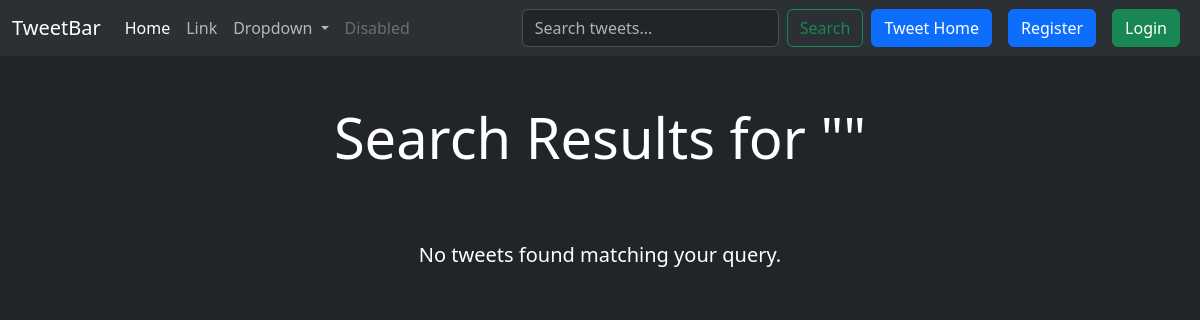
The app's page /search/, older data.
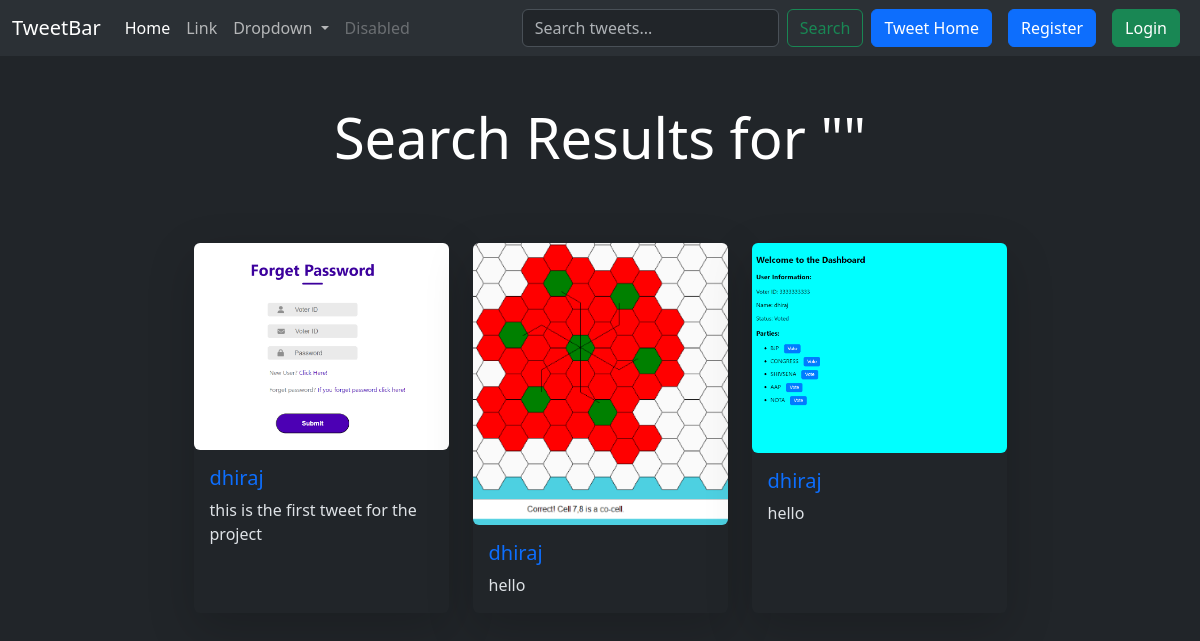
The same page, newer data.
### tweetup/models.py (models this page shows, shortened)
class Tweet(models.Model):
    user = models.ForeignKey(User, on_delete=models.CASCADE)
    text = models.TextField(max_length=240)
    photo = models.ImageField(upload_to="photos/", blank=True, null=True)
    created_at = models.DateTimeField(auto_now_add=True)
    updated_at = models.DateTimeField(auto_now=True)

### tweetup/views.py (the view)
# urls.py: path('search/', views.tweet_search, name='tweet_search'),  # Search URL
def tweet_search(request):
    query = request.GET.get('query', '')  # Get the search query from the request
    if query:
        tweets = Tweet.objects.filter(
            Q(text__icontains=query) | Q(user__username__icontains=query)
        )
    else:
        tweets = Tweet.objects.all()  # Return all tweets if no query
    return render(request, 'tweets/tweet_search.html', {'tweets': tweets, 'query': query})

### tweetup/templates/tweets/tweet_search.html (shortened to what this page needs)
{% extends "layout.html" %}
{% block content %}
<div class="container mt-5">
    <h1 class="text-center text-white display-4">Search Results for "{{ query }}"</h1>
    <div class="row mt-5 g-4 justify-content-center" id="tweetContainer">
        {% if tweets %}
        {% for tweet in tweets %}
        <div class="col-lg-3 col-md-4 col-sm-6 d-flex align-items-stretch">
            <div class="card h-100 shadow-lg border-0">
                <img src="{{ tweet.photo.url }}" class="card-img-top img-fluid rounded" alt="{{ tweet.text }}">
                <div class="card-body">
                    <h5 class="card-title text-primary">{{ tweet.user.username }}</h5>
                    <p class="card-text">{{ tweet.text }}</p>
                </div>
            </div>
        </div>
        {% endfor %}
        {% else %}
        <h5 class="text-center text-white">No tweets found matching your query.</h5>
        {% endif %}
    </div>
</div>
{% endblock %}

Row changes from the older to the newer data that the page shows:
added Tweet: photo (picture), user.username "dhiraj", text "this is the first tweet for the project"
added Tweet: photo (picture), user.username "dhiraj", text "hello"
added Tweet: photo (picture), user.username "dhiraj", text "hello"
Text that changed along with them:
text no longer shown: "No tweets found matching your query."
